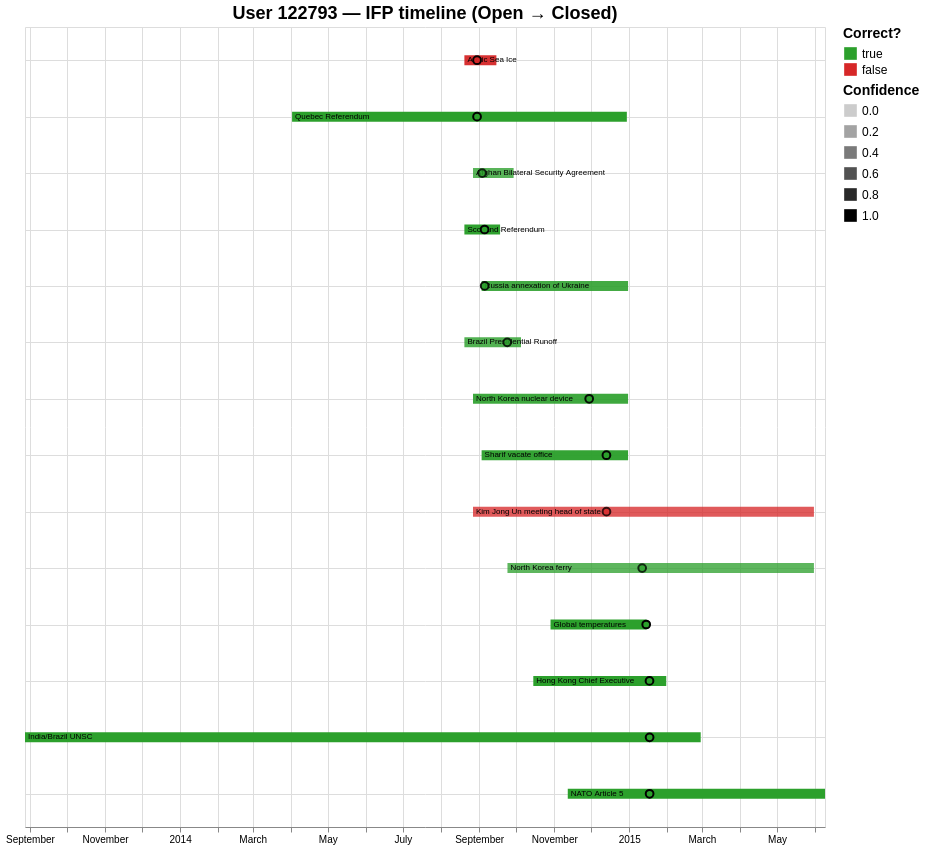

The specification (Vega-Lite) saved for this image:
### Vega-Lite specification from a JSON file in a GitHub repository (floating-point values rounded to 4 significant figures)
{"config": {"view": {"continuousWidth": 300, "continuousHeight": 300}, "legend": {"labelFontSize": 12, "symbolSize": 160, "titleFontSize": 14}, "title": {"fontSize": 18}}, "layer": [{"mark": {"type": "bar", "height": 10}, "encoding": {"color": {"field": "is_correct", "legend": {"title": "Correct?"}, "scale": {"domain": [true, false], "range": ["#2ca02c", "#d62728"]}, "type": "nominal"}, "opacity": {"field": "confidence", "legend": {"title": "Confidence"}, "scale": {"domain": [0, 1], "range": [0.2, 1.0]}, "type": "quantitative"}, "tooltip": [{"field": "ifp_id", "title": "IFP", "type": "nominal"}, {"field": "short_title", "title": "Title", "type": "nominal"}, {"field": "date_start", "title": "Opened", "type": "temporal"}, {"field": "date_closed", "title": "Closed", "type": "temporal"}, {"field": "outcome", "title": "Outcome", "type": "nominal"}, {"field": "is_correct", "title": "Correct?", "type": "nominal"}, {"field": "confidence", "format": ".3f", "title": "Confidence", "type": "quantitative"}], "x": {"field": "date_start", "title": "Date", "type": "temporal"}, "x2": {"field": "date_closed"}, "y": {"axis": {"domain": false, "labels": false, "ticks": false}, "field": "y_idx", "scale": {"domain": [-0.5, 13.5], "nice": false, "reverse": true}, "title": null, "type": "quantitative"}}, "name": "view_560e5ad2fd67f00c_0"}, {"mark": {"type": "text", "align": "left", "color": "black", "dx": 3, "fontSize": 8}, "encoding": {"text": {"field": "short_title", "type": "nominal"}, "x": {"field": "date_start", "type": "temporal"}, "y": {"axis": {"domain": false, "labels": false, "ticks": false}, "field": "y_idx", "scale": {"domain": [-0.5, 13.5], "nice": false, "reverse": true}, "title": null, "type": "quantitative"}}}, {"mark": {"type": "point", "filled": true, "size": 60, "stroke": "black"}, "encoding": {"color": {"field": "is_correct", "legend": null, "scale": {"domain": [true, false], "range": ["#2ca02c", "#d62728"]}, "type": "nominal"}, "opacity": {"field": "confidence", "legend": null, "scale": {"domain": [0, 1], "range": [0.2, 1.0]}, "type": "quantitative"}, "tooltip": [{"field": "ifp_id", "title": "IFP", "type": "nominal"}, {"field": "short_title", "title": "Title", "type": "nominal"}, {"field": "baseline_time", "title": "Baseline forecast time", "type": "temporal"}, {"field": "baseline_top_option", "title": "Top option", "type": "nominal"}, {"field": "baseline_top_prob", "format": ".3f", "title": "Top prob", "type": "quantitative"}, {"field": "baseline_forecast", "title": "Baseline forecast", "type": "nominal"}, {"field": "date_start", "title": "Opened", "type": "temporal"}, {"field": "date_closed", "title": "Closed", "type": "temporal"}, {"field": "outcome", "title": "Outcome", "type": "nominal"}, {"field": "is_correct", "title": "Correct?", "type": "nominal"}], "x": {"field": "baseline_time", "title": null, "type": "temporal"}, "y": {"axis": {"domain": false, "labels": false, "ticks": false}, "field": "y_idx", "scale": {"domain": [-0.5, 13.5], "nice": false, "reverse": true}, "title": null, "type": "quantitative"}}}], "data": {"name": "data-340f9315adcccc4d55201eb0c18aeff7"}, "height": 800, "params": [{"name": "param_db82be42624d4632", "select": {"type": "interval", "encodings": ["x"]}, "bind": "scales", "views": ["view_560e5ad2fd67f00c_0"]}, {"name": "param_e9b61157fc812227", "select": {"type": "interval", "encodings": ["y"]}, "bind": "scales", "views": ["view_560e5ad2fd67f00c_0"]}], "title": "User 122793 — IFP timeline (Open → Closed)", "width": 800, "$schema": "https://vega.github.io/schema/vega-lite/v6.1.0.json", "datasets": {"data-340f9315adcccc4d55201eb0c18aeff7": [{"y_idx": 0, "ifp_id": "1414-0", "short_title": "Arctic Sea Ice", "date_start": "2014-08-20T00:00:00", "date_closed": "2014-09-15T00:00:00", "outcome": "b", "baseline_time": "2014-08-30T06:48:28", "baseline_forecast": "a: 0.94, b: 0.06", "baseline_top_option": "a", "baseline_top_prob": 0.94, "is_correct": false, "confidence": 0.94}, {"y_idx": 1, "ifp_id": "1399-2", "short_title": "Quebec Referendum", "date_start": "2014-04-02T00:00:00", "date_closed": "2014-12-30T00:00:00", "outcome": "b", "baseline_time": "2014-08-30T07:03:13", "baseline_forecast": "a: 0.0, b: 1.0", "baseline_top_option": "b", "baseline_top_prob": 1.0, "is_correct": true, "confidence": 1.0}, {"y_idx": 2, "ifp_id": "1418-0", "short_title": "Afghan Bilateral Security Agreement", "date_start": "2014-08-27T00:00:00", "date_closed": "2014-09-29T00:00:00", "outcome": "a", "baseline_time": "2014-09-03T10:59:18", "baseline_forecast": "a: 0.73, b: 0.27", "baseline_top_option": "a", "baseline_top_prob": 0.73, "is_correct": true, "confidence": 0.73}, {"y_idx": 3, "ifp_id": "1410-0", "short_title": "Scotland Referendum", "date_start": "2014-08-20T00:00:00", "date_closed": "2014-09-18T00:00:00", "outcome": "b", "baseline_time": "2014-09-05T09:57:24", "baseline_forecast": "a: 0.02, b: 0.98", "baseline_top_option": "b", "baseline_top_prob": 0.98, "is_correct": true, "confidence": 0.98}, {"y_idx": 4, "ifp_id": "1427-0", "short_title": "Russia annexation of Ukraine", "date_start": "2014-09-03T00:00:00", "date_closed": "2014-12-31T00:00:00", "outcome": "b", "baseline_time": "2014-09-05T11:41:10", "baseline_forecast": "a: 0.14, b: 0.86", "baseline_top_option": "b", "baseline_top_prob": 0.86, "is_correct": true, "confidence": 0.86}, {"y_idx": 5, "ifp_id": "1409-0", "short_title": "Brazil Presidential Runoff", "date_start": "2014-08-20T00:00:00", "date_closed": "2014-10-05T00:00:00", "outcome": "a", "baseline_time": "2014-09-23T19:02:18", "baseline_forecast": "a: 0.77, b: 0.23", "baseline_top_option": "a", "baseline_top_prob": 0.77, "is_correct": true, "confidence": 0.77}, {"y_idx": 6, "ifp_id": "1416-0", "short_title": "North Korea nuclear device", "date_start": "2014-08-27T00:00:00", "date_closed": "2014-12-31T00:00:00", "outcome": "b", "baseline_time": "2014-11-29T09:44:37", "baseline_forecast": "a: 0.11, b: 0.89", "baseline_top_option": "b", "baseline_top_prob": 0.89, "is_correct": true, "confidence": 0.89}, {"y_idx": 7, "ifp_id": "1428-0", "short_title": "Sharif vacate office", "date_start": "2014-09-03T00:00:00", "date_closed": "2014-12-31T00:00:00", "outcome": "b", "baseline_time": "2014-12-13T09:47:29", "baseline_forecast": "a: 0.05, b: 0.95", "baseline_top_option": "b", "baseline_top_prob": 0.95, "is_correct": true, "confidence": 0.95}, {"y_idx": 8, "ifp_id": "1417-0", "short_title": "Kim Jong Un meeting head of state ", "date_start": "2014-08-27T00:00:00", "date_closed": "2015-05-31T00:00:00", "outcome": "b", "baseline_time": "2014-12-13T10:38:39", "baseline_forecast": "a: 0.7, b: 0.3", "baseline_top_option": "a", "baseline_top_prob": 0.7, "is_correct": false, "confidence": 0.7}, {"y_idx": 9, "ifp_id": "1437-0", "short_title": "North Korea ferry", "date_start": "2014-09-24T00:00:00", "date_closed": "2015-05-31T00:00:00", "outcome": "b", "baseline_time": "2015-01-11T10:59:47", "baseline_forecast": "a: 0.3, b: 0.7", "baseline_top_option": "b", "baseline_top_prob": 0.7, "is_correct": true, "confidence": 0.7}, {"y_idx": 10, "ifp_id": "1460-0", "short_title": "Global temperatures", "date_start": "2014-10-29T00:00:00", "date_closed": "2015-01-15T00:00:00", "outcome": "a", "baseline_time": "2015-01-14T17:38:19", "baseline_forecast": "a: 1.0, b: 0.0", "baseline_top_option": "a", "baseline_top_prob": 1.0, "is_correct": true, "confidence": 1.0}, {"y_idx": 11, "ifp_id": "1448-1", "short_title": "Hong Kong Chief Executive", "date_start": "2014-10-15T00:00:00", "date_closed": "2015-01-31T00:00:00", "outcome": "b", "baseline_time": "2015-01-17T09:45:42", "baseline_forecast": "a: 0.0, b: 1.0", "baseline_top_option": "b", "baseline_top_prob": 1.0, "is_correct": true, "confidence": 1.0}, {"y_idx": 12, "ifp_id": "1244-0", "short_title": "India/Brazil UNSC", "date_start": "2013-08-28T00:00:00", "date_closed": "2015-02-28T00:00:00", "outcome": "b", "baseline_time": "2015-01-17T11:37:36", "baseline_forecast": "a: 0.0, b: 1.0", "baseline_top_option": "b", "baseline_top_prob": 1.0, "is_correct": true, "confidence": 1.0}, {"y_idx": 13, "ifp_id": "1466-0", "short_title": "NATO Article 5", "date_start": "2014-11-12T00:00:00", "date_closed": "2015-06-09T00:00:00", "outcome": "b", "baseline_time": "2015-01-17T11:46:16", "baseline_forecast": "a: 0.0, b: 1.0", "baseline_top_option": "b", "baseline_top_prob": 1.0, "is_correct": true, "confidence": 1.0}]}}
